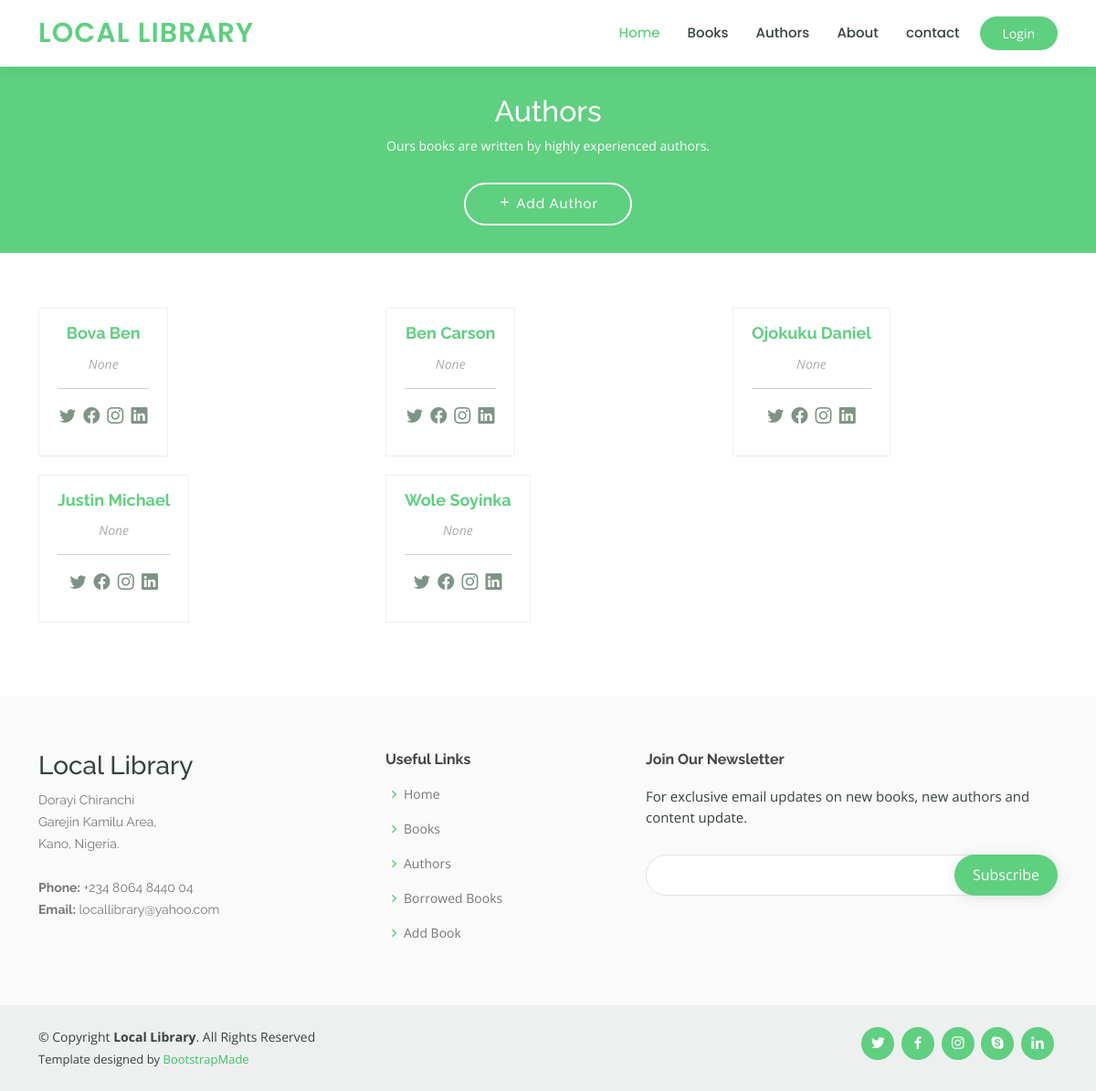
The app's page /catalog/authors/, older data.
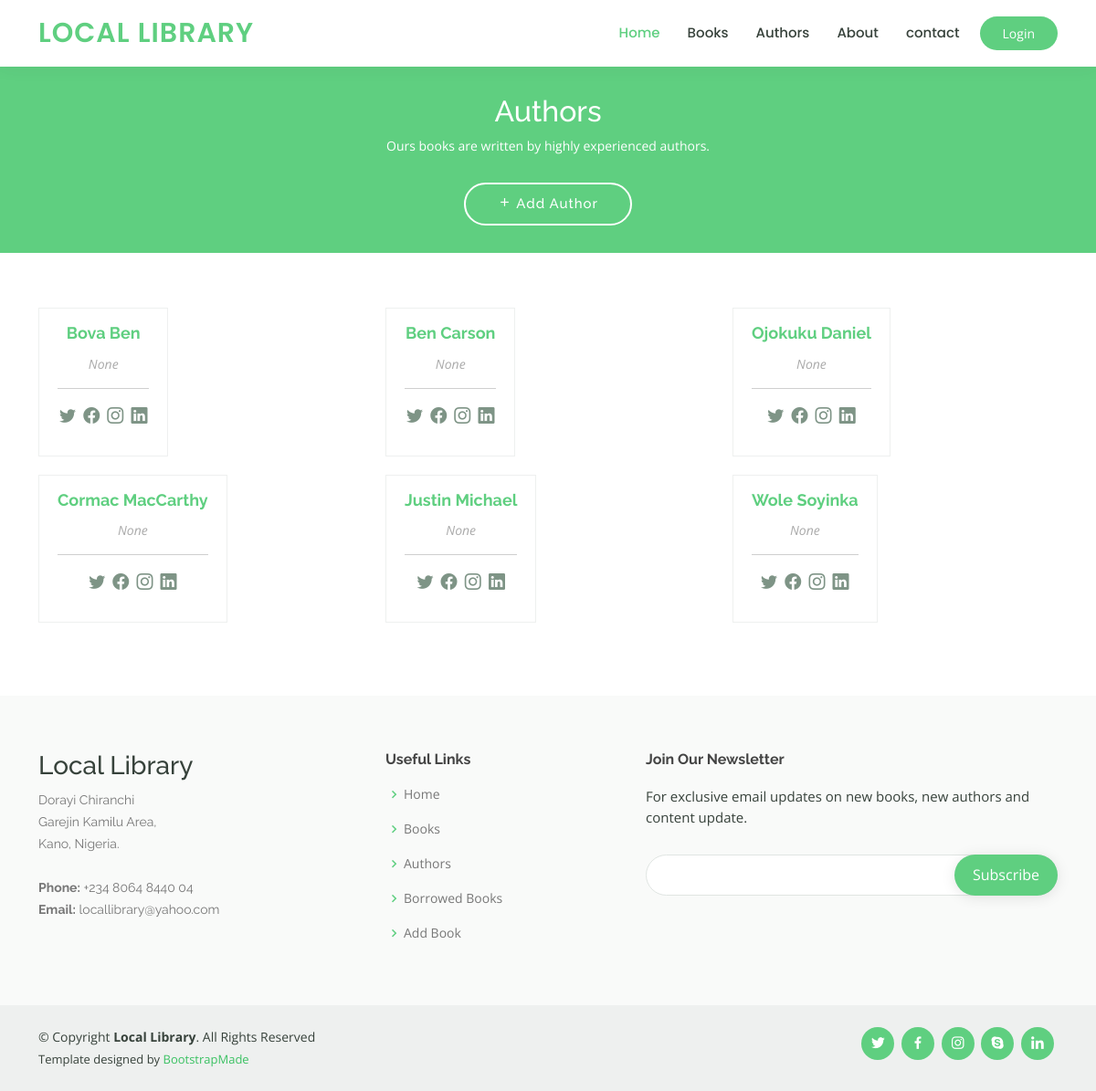
The same page, newer data.
### catalog/models.py (models this page shows, shortened)
class Author(models.Model):
    first_name = models.CharField(max_length=100)
    last_name = models.CharField(max_length=100)
    summary = models.TextField(
        max_length=1000, help_text="Enter a brief summary of the author", null=True)
    date_of_birth = models.DateField(null=True, blank=True)
    date_of_death = models.DateField('died', null=True, blank=True)
    created = models.DateTimeField(auto_now_add=True, null=True)
    updated = models.DateTimeField(auto_now=True, null=True)
    class Meta:
        ordering = ['last_name', 'first_name']
    def get_absolute_url(self):
        return reverse('author-detail', args=[str(self.id)])

### catalog/views.py (the view)
# urls.py: path('authors/', views.AuthorListView.as_view(), name='authors'),
class AuthorListView(generic.ListView):
    model = Author
    paginate_by = 10

### catalog/templates/catalog/author_list.html (shortened to what this page needs)
{% extends "base_generic.html" %}
{% block content %}
<main id="main" data-aos="fade-in">
    <div class="breadcrumbs">
        <div id="obj-list" class="container">
            <h2>Authors</h2>
            <p>Ours books are written by highly experienced authors.</p>
            <a href="{% url 'book-create' %}" class="btn-get-started"><i class="bx bx-plus"></i> Add Author</a>
        </div>
    </div>
    <section id="trainers" class="trainers">
        <div class="container" data-aos="fade-up">
            {% if author_list %}
            <div class="row" data-aos="zoom-in" data-aos-delay="100">
                {% for author in author_list %}
                <div class="col-lg-4 col-md-6 d-flex align-items-stretch">
                    <div class="member">
                        <div class="member-content mt-3">
                            <h4><a href="{{ author.get_absolute_url }}">
                                    {{ author.first_name }} {{ author.last_name }}
                                </a></h4>
                            <p>{{ author.summary|truncatechars:120 }}</p>
                            <hr>
                            <div class="social">
                                <a href=""><i class="bi bi-twitter"></i></a>
                                <a href=""><i class="bi bi-facebook"></i></a>
                                <a href=""><i class="bi bi-instagram"></i></a>
                                <a href=""><i class="bi bi-linkedin"></i></a>
                            </div>
                        </div>
                    </div>
                </div>
                {% endfor %}
            </div>
            {% endif %}
        </div>
    </section>
</main>
{% endblock %}

Row changes from the older to the newer data that the page shows:
added Author: first_name "Cormac", last_name "MacCarthy", summary "None"
